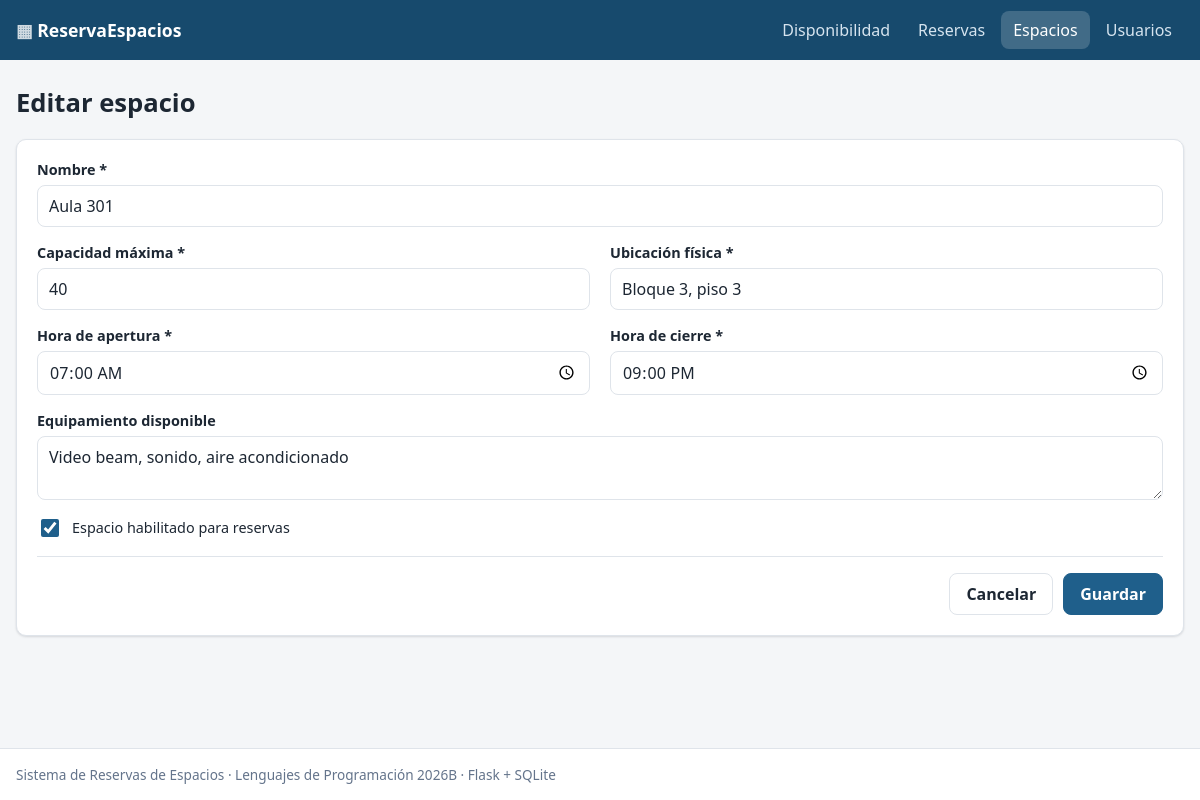
Screenshot of /espacios/2/editar with the database file from the repository.
### tables this page shows
CREATE TABLE espacios (
    id             INTEGER PRIMARY KEY AUTOINCREMENT,
    nombre         TEXT    NOT NULL UNIQUE CHECK (length(trim(nombre)) > 0),
    capacidad      INTEGER NOT NULL CHECK (capacidad > 0),
    ubicacion      TEXT    NOT NULL CHECK (length(trim(ubicacion)) > 0),
    equipamiento   TEXT    NOT NULL DEFAULT '',
    habilitado     INTEGER NOT NULL DEFAULT 1 CHECK (habilitado IN (0, 1)),
    hora_apertura  TEXT    NOT NULL DEFAULT '07:00' CHECK (hora_apertura GLOB '[0-2][0-9]:[0-5][0-9]'),
    hora_cierre    TEXT    NOT NULL DEFAULT '21:00' CHECK (hora_cierre GLOB '[0-2][0-9]:[0-5][0-9]'),
    CHECK (hora_apertura < hora_cierre)
);

### app/controllers/espacio_controller.py (the view, shortened to what this page needs)
@bp.route("/<int:espacio_id>/editar", methods=["GET", "POST"])
def editar(espacio_id: int):
    repositorio = RepositorioEspacios()
    datos = repositorio.obtener(espacio_id).a_dict()
    return render_template("espacios/formulario.html", datos=datos, titulo="Editar espacio", espacio_id=espacio_id)

### app/models/base.py (called while the page is built)
    @property
    def id(self) -> int | None:
        return self._id

    @id.setter
    def id(self, valor) -> None:
        self._id = int(valor) if valor not in (None, "") else None

    @property
    def conexion(self) -> sqlite3.Connection:
        return self._conexion if self._conexion is not None else BaseDatos.conexion()

    def obtener(self, id_: int | None) -> T:
        fila = self.conexion.execute(f"SELECT * FROM {self.tabla} WHERE id = ?", (id_,)).fetchone()
        if fila is None:
            raise EntidadNoEncontradaError(f"No existe un {self.nombre_entidad} con id {id_}.")
        return self._a_entidad(fila)

### app/models/database.py (called while the page is built)
    @staticmethod
    def conectar(ruta: str) -> sqlite3.Connection:
        conexion = sqlite3.connect(ruta)
        conexion.row_factory = sqlite3.Row
        conexion.execute("PRAGMA foreign_keys = ON")
        return conexion

    @classmethod
    def conexion(cls) -> sqlite3.Connection:
        if "db" not in g:
            g.db = cls.conectar(current_app.config["DATABASE"])
        return g.db

    @staticmethod
    def cerrar(_error=None) -> None:
        conexion = g.pop("db", None)
        if conexion is not None:
            conexion.close()

### app/models/espacio.py (called while the page is built)
    @property
    def nombre(self) -> str:
        return self._nombre

    @nombre.setter
    def nombre(self, valor) -> None:
        self._nombre = v.texto(valor, "nombre", maximo=100)

    @property
    def capacidad(self) -> int:
        return self._capacidad

    @capacidad.setter
    def capacidad(self, valor) -> None:
        self._capacidad = v.entero(valor, "capacidad máxima", minimo=1, maximo=5000)

    @property
    def ubicacion(self) -> str:
        return self._ubicacion

    @ubicacion.setter
    def ubicacion(self, valor) -> None:
        self._ubicacion = v.texto(valor, "ubicación física", maximo=150)

    @property
    def equipamiento(self) -> str:
        return self._equipamiento

    @equipamiento.setter
    def equipamiento(self, valor) -> None:
        self._equipamiento = v.texto(valor, "equipamiento", requerido=False, maximo=500)

    @property
    def habilitado(self) -> bool:
        return self._habilitado

    @habilitado.setter
    def habilitado(self, valor) -> None:
        self._habilitado = v.booleano(valor)

    @property
    def hora_apertura(self) -> str:
        return self._hora_apertura

    @hora_apertura.setter
    def hora_apertura(self, valor) -> None:
        self._hora_apertura = v.hora(valor, "hora de apertura")

### app/templates/espacios/formulario.html (shortened to what this page needs)
{% extends "base.html" %}
{% block contenido %}
<section class="encabezado"><h1>{{ titulo }}</h1></section>
<form method="post" class="panel formulario" novalidate data-validar>
    <div class="campo campo--ancho">
        <label for="nombre">Nombre *</label>
        <input id="nombre" name="nombre" required maxlength="100" value="{{ datos.get('nombre', '') }}" placeholder="Ej. Sala de Juntas A">
    </div>
    <div class="campo">
        <label for="capacidad">Capacidad máxima *</label>
        <input id="capacidad" name="capacidad" type="number" min="1" max="5000" required value="{{ datos.get('capacidad', '') }}">
    </div>
    <div class="campo">
        <label for="ubicacion">Ubicación física *</label>
        <input id="ubicacion" name="ubicacion" required maxlength="150" value="{{ datos.get('ubicacion', '') }}" placeholder="Bloque, piso, sede">
    </div>
    <div class="campo">
        <label for="hora_apertura">Hora de apertura *</label>
        <input id="hora_apertura" name="hora_apertura" type="time" required value="{{ datos.get('hora_apertura', '') }}">
    </div>
    <div class="campo">
        <label for="hora_cierre">Hora de cierre *</label>
        <input id="hora_cierre" name="hora_cierre" type="time" required value="{{ datos.get('hora_cierre', '') }}" data-despues-de="hora_apertura" data-mensaje="El cierre debe ser posterior a la apertura.">
    </div>
    <div class="campo campo--ancho">
        <label for="equipamiento">Equipamiento disponible</label>
        <textarea id="equipamiento" name="equipamiento" maxlength="500" rows="2" placeholder="Separado por comas: video beam, tablero, sonido">{{ datos.get('equipamiento', '') }}</textarea>
    </div>
    <label class="interruptor campo--ancho">
        <input type="checkbox" name="habilitado" {{ 'checked' if datos.get('habilitado') }}>
        <span>Espacio habilitado para reservas</span>
    </label>
    <div class="formulario__acciones campo--ancho">
        <a class="boton" href="{{ url_for('espacios.listar') }}">Cancelar</a>
        <button class="boton boton--primario" type="submit">Guardar</button>
    </div>
</form>
{% endblock %}

### app/static/css/estilos.css (style rules this page uses)
:root { --fondo: #f4f6f8; --superficie: #ffffff; --texto: #1d2733; --sutil: #64748b; --borde: #dfe4ea; --primario: #1f5f8b; --primario-oscuro: #174a6d; --exito: #1f7a4d; --exito-fondo: #e6f4ec; --error: #b42318; --error-fondo: #fdecea; --aviso: #8a5a00; --aviso-fondo: #fff4d6; --libre: #e8f5ee; --libre-hover: #c9ead7; --reservado: #dbe8f4; --reservado-borde: #1f5f8b; --cerrado: #eceff2; --radio: 10px; --sombra: 0 1px 2px rgba(16, 24, 40, 0.06), 0 1px 3px rgba(16, 24, 40, 0.08); font-family: "Segoe UI", system-ui, -apple-system, Roboto, sans-serif; color: var(--texto); background: var(--fondo); }
* { box-sizing: border-box; }
body { margin: 0; min-height: 100vh; display: flex; flex-direction: column; }
a { color: var(--primario); }
h1, h2 { margin: 0; line-height: 1.2; }
h1 { font-size: 1.6rem; }
.encabezado { display: flex; justify-content: space-between; align-items: flex-end; gap: 16px; margin-bottom: 20px; flex-wrap: wrap; }
.panel { background: var(--superficie); border: 1px solid var(--borde); border-radius: var(--radio); padding: 20px; box-shadow: var(--sombra); margin-bottom: 20px; }
.boton { display: inline-flex; align-items: center; justify-content: center; gap: 6px; padding: 9px 16px; border-radius: 8px; border: 1px solid var(--borde); background: var(--superficie); color: var(--texto); font: inherit; font-weight: 600; text-decoration: none; cursor: pointer; transition: background 0.15s, border-color 0.15s; }
.boton--primario { background: var(--primario); border-color: var(--primario); color: #fff; }
.formulario { display: grid; grid-template-columns: repeat(2, minmax(0, 1fr)); gap: 16px 20px; }
.campo { display: flex; flex-direction: column; gap: 6px; border: none; margin: 0; padding: 0; min-width: 0; }
.campo--ancho { grid-column: 1 / -1; }
label, legend { font-weight: 600; font-size: 0.9rem; }
input, select, textarea { font: inherit; padding: 9px 11px; border: 1px solid var(--borde); border-radius: 8px; background: #fff; color: var(--texto); width: 100%; }
.formulario__acciones { display: flex; justify-content: flex-end; gap: 10px; border-top: 1px solid var(--borde); padding-top: 16px; }
.interruptor { display: flex; align-items: center; gap: 10px; font-weight: 500; cursor: pointer; }
.interruptor input { width: 18px; height: 18px; accent-color: var(--primario); }

### rows the page displays
espacios: nombre "Aula 301", ubicacion "Bloque 3, piso 3", equipamiento "Video beam, sonido, aire acondicionado"

### other values shown
{{ titulo }} "Editar espacio"
